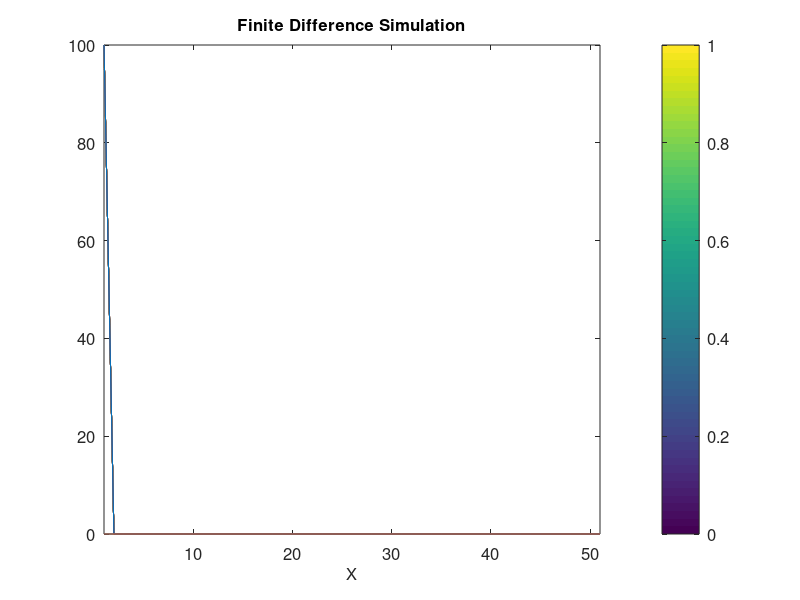

Reproduce this figure in MATLAB.
%Utt = Vx^2Uxx
N = 51;  
DX=0.1; % step size
Nx=5; 
X=0:DX:Nx; %0 to 5 step 0.1 ->  50 points
Vx = 5;

%boundary conditions
U(1:N,1:N) = 0;
U(1,1:N) = 100; 
U(N,1:N) = 0;  
U(1:N,1) = 0;  
U(1:N,N) = 0;  

%Initial Condition

%end

DTx = DX^2/(2*Vx); % time step
M=2000; % maximum number of allowed iteration

fram=0;
Ncount=0;
loop=1;
while loop==1;
    U_old = U;
    for i = 2:N-1
            Residue=(DTx*((U_old(i+1)-2*U_old(i)+U_old(i-1))/DX^2 + U_old(i)))-U(i);
            U(i)=U(i)+Residue;
        
    end
    Ncount=Ncount+1;
    if (mod(Ncount,50)==0) % displays movie frame every 50 time steps
        fram=fram+1;
        plot(U);
        axis([1 N])
        h=gca; 
        get(h,'FontSize') 
        set(h,'FontSize',12)
        colorbar('location','eastoutside','fontsize',12);
        xlabel('X','fontSize',12);
        title('Finite Difference Simulation','fontsize',12);
        fh = figure(1);
        set(fh, 'color', 'white'); 
        F=getframe;
    end
    if(Ncount>M)
            loop=0; %make the program exit the loop
            disp(['Finished ',num2str(M),...
            'time steps'])
    end
end
%display the output
movie(F,fram,1)